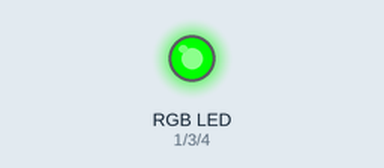
This sketch was run on a simulated Arduino Uno, built with avr-gcc and run on an emulated ATmega328P. Shown: an RGB LED mixed from three pins (HIGH = lit).

Above: at 2.0 s.
At 3.5 s:
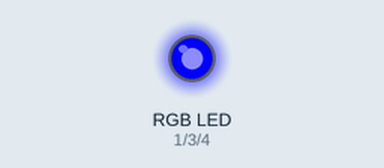
At 4.5 s:
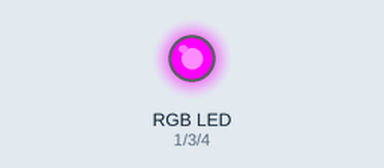
Timing chart, 0 to 10.8 s (numbered marks = the images above):
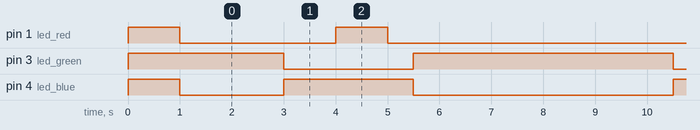

The sketch:

Fabduino_RGB.ino
```cpp
// #define LOW 0

#define LED_ON    0
#define LED_OFF   1

int led_pin = 5;

int led_green = 3;
int led_blue = 4;
int led_red = 1;


void setup() {
  // initialize digital pins as outputs to control the LEDs
  pinMode(led_green,OUTPUT);
  pinMode(led_blue,OUTPUT);
  pinMode(led_red,OUTPUT);

  RGB_off( );     // first turn the LED OFF

  delay(1000);    // wait 1s before beginning program

}


void loop() {
  // LED goes from red to green, and back to red.

  RGB_purple();
  delay(2000);    // LED will be Purple for 2s

  RGB_yellow();
  delay(1000);    // LED will be Yellow for 1s

  RGB_green();
  delay(1000);     // LED will be Green for 1s

  RGB_yellow();
  delay(500);    // LED will be Yellow for 0.5s

  RGB_purple();
  delay(3000);    // LED will be Purple for 3s
}

void RGB_off( )
{
  digitalWrite(led_red, LED_OFF);
  digitalWrite(led_green, LED_OFF);
  digitalWrite(led_blue, LED_OFF);
}

void RGB_purple( )
{
  digitalWrite(led_red, LED_ON);
  digitalWrite(led_green, LED_OFF);
  digitalWrite(led_blue, LED_ON);
}

void RGB_yellow( )
{
  digitalWrite(led_red, LED_ON);
  digitalWrite(led_green, LED_ON);
  digitalWrite(led_blue, LED_OFF);
}

void RGB_green( )
{
  digitalWrite(led_red, LED_OFF);
  digitalWrite(led_green, LED_ON);
  digitalWrite(led_blue, LED_OFF);
}

//
```

Measured:
- by itself, pin 1 (led_red): repeats every 7.5 s: HIGH 1.0 s, LOW 6.5 s
- by itself, pin 3 (led_green): alternates HIGH for 5.0 s and LOW for 2.5 s
- by itself, pin 4 (led_blue): repeats every 7.5 s: HIGH 2.5 s, LOW 5.0 s
